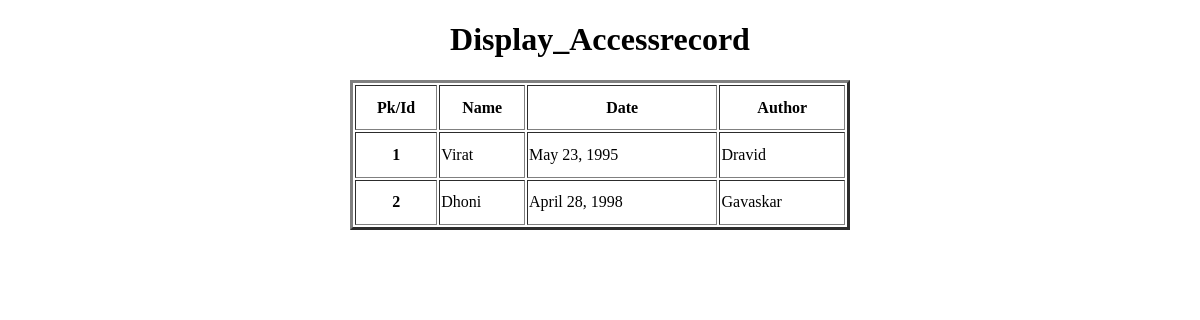
Before: /display_accessrecord/ with the older database file.
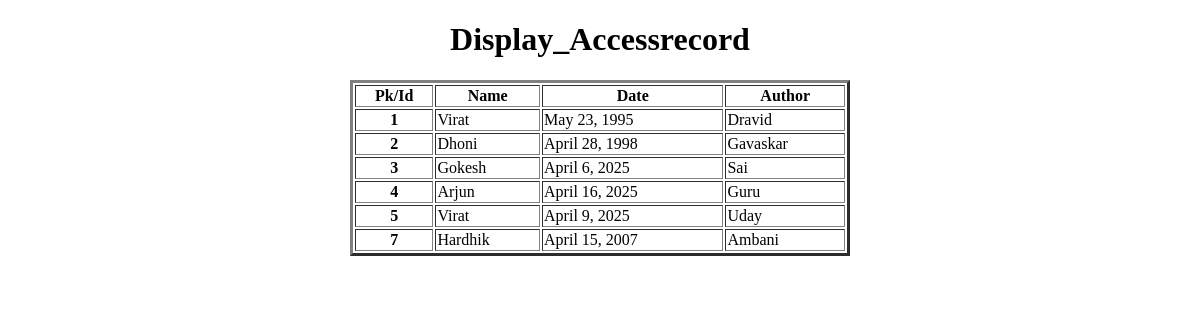
After: the same page with the newer database file.
### app/models.py (models this page shows, shortened)
class AccessRecord(models.Model):
    name=models.ForeignKey(Webpage,on_delete=models.CASCADE)
    date=models.DateField()
    author=models.CharField(max_length=100)

class Webpage(models.Model):
    topic_name=models.ForeignKey(Topic,on_delete=models.CASCADE)
    name=models.CharField(max_length=100)
    url=models.URLField()
    email=models.CharField(max_length=50,default='hai123@gamil.com')
    mobile=models.CharField(max_length=50,default=9876543210)
    def __str__(self):
        return self.name

### app/views.py (the view)
# urls.py: path('display_accessrecord/',display_accessrecord,name='display_accessrecord'),
def display_accessrecord(request):
    QLAO=AccessRecord.objects.all()
    QLAO=AccessRecord.objects.filter(date__day='28')
    QLAO=AccessRecord.objects.filter(date__month='5')
    QLAO=AccessRecord.objects.filter(date__year='1998')
    QLAO=AccessRecord.objects.filter(date__month__gt='4')
    QLAO=AccessRecord.objects.filter(date__month__gte='4')
    QLAO=AccessRecord.objects.filter(date__month__lt='5')
    QLAO=AccessRecord.objects.filter(date__month__lte='5')
    d2={'QLAO':QLAO}
    return render(request,'display_accessrecord.html',d2)

### templates/display_accessrecord.html (shortened to what this page needs)
<!DOCTYPE html>
<html lang="en">
<head>
</head>
<body>
    <center>
        <h1>Display_Accessrecord</h1>
        <table border="3px" width="500px" height="150px">
            <tr>
                <th>Pk/Id</th>
                <th>Name</th>
                <th>Date</th>
                <th>Author</th>
            </tr>
            {% for AO in QLAO %}
            <tr>
                <th>{{AO.pk}}</th>
                <td>{{AO.name}}</td>
                <td>{{AO.date}}</td>
                <td>{{AO.author}}</td>
            </tr>
            {% endfor %}
        </table>
    </center>
</body>
</html>

Changed rows visible on the page:
added AccessRecord: pk "3", name "Gokesh", date "April 6, 2025", author "Sai"
added AccessRecord: pk "4", name "Arjun", date "April 16, 2025", author "Guru"
added AccessRecord: pk "5", name "Virat", date "April 9, 2025", author "Uday"
added AccessRecord: pk "7", name "Hardhik", date "April 15, 2007", author "Ambani"
